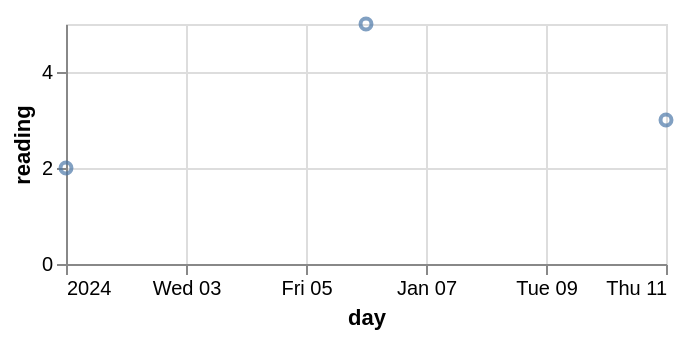

Express this chart as Vega-Lite.
### Vega-Lite specification from a JSON file in a GitHub repository (floating-point values rounded to 4 significant figures)
{"$schema": "https://vega.github.io/schema/vega-lite/v5.json", "width": 300, "height": 120, "data": {"values": [{"day": "2024-01-01", "reading": 2}, {"day": "2024-01-06", "reading": 5}, {"day": "2024-01-11", "reading": 3}]}, "mark": "point", "encoding": {"x": {"field": "day", "type": "temporal", "axis": {"tickCount": 5}}, "y": {"field": "reading", "type": "quantitative"}}}
